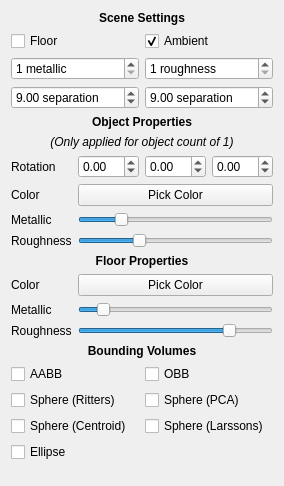
       <widget class="QWidget" name="scrollAreaWidgetContents_2">
        <property name="geometry">
         <rect>
          <x>0</x>
          <y>0</y>
          <width>273</width>
          <height>486</height>
         </rect>
        </property>
        <layout class="QVBoxLayout" name="verticalLayout_2">
         <item>
          <layout class="QGridLayout" name="gridLayout_10">
           <item row="0" column="0" colspan="2">
            <widget class="QLabel" name="label_17">
             <property name="text">
              <string>&lt;html&gt;&lt;head/&gt;&lt;body&gt;&lt;p&gt;&lt;span style=&quot; font-weight:600;&quot;&gt;Scene Settings&lt;/span&gt;&lt;/p&gt;&lt;/body&gt;&lt;/html&gt;</string>
             </property>
             <property name="alignment">
              <set>Qt::AlignCenter</set>
             </property>
            </widget>
           </item>
           <item row="1" column="0">
            <widget class="QCheckBox" name="sceneFloor">
             <property name="text">
              <string>Floor</string>
             </property>
            </widget>
           </item>
           <item row="1" column="1">
            <widget class="QCheckBox" name="sceneAmbient">
             <property name="text">
              <string>Ambient</string>
             </property>
             <property name="checked">
              <bool>true</bool>
             </property>
            </widget>
           </item>
           <item row="2" column="0">
            <widget class="QSpinBox" name="sceneMetals">
             <property name="suffix">
              <string> metallic</string>
             </property>
             <property name="minimum">
              <number>1</number>
             </property>
             <property name="maximum">
              <number>20</number>
             </property>
            </widget>
           </item>
           <item row="2" column="1">
            <widget class="QSpinBox" name="sceneRoughness">
             <property name="suffix">
              <string> roughness</string>
             </property>
             <property name="minimum">
              <number>1</number>
             </property>
             <property name="maximum">
              <number>20</number>
             </property>
            </widget>
           </item>
           <item row="3" column="0">
            <widget class="QDoubleSpinBox" name="sceneMetalSep">
             <property name="suffix">
              <string> separation</string>
             </property>
             <property name="maximum">
              <double>100.000000000000000</double>
             </property>
             <property name="value">
              <double>9.000000000000000</double>
             </property>
            </widget>
           </item>
           <item row="3" column="1">
            <widget class="QDoubleSpinBox" name="sceneRoughSep">
             <property name="suffix">
              <string> separation</string>
             </property>
             <property name="maximum">
              <double>100.000000000000000</double>
             </property>
             <property name="value">
              <double>9.000000000000000</double>
             </property>
            </widget>
           </item>
          </layout>
         </item>
         <item>
          <layout class="QGridLayout" name="gridLayout_2">
           <item row="3" column="0">
            <widget class="QLabel" name="label_3">
             <property name="text">
              <string>Color</string>
             </property>
            </widget>
           </item>
           <item row="1" column="0" colspan="2">
            <widget class="QLabel" name="label_34">
             <property name="text">
              <string>&lt;html&gt;&lt;head/&gt;&lt;body&gt;&lt;p&gt;&lt;span style=&quot; font-style:italic;&quot;&gt;(Only applied for object count of 1)&lt;/span&gt;&lt;/p&gt;&lt;/body&gt;&lt;/html&gt;</string>
             </property>
             <property name="alignment">
              <set>Qt::AlignCenter</set>
             </property>
            </widget>
           </item>
           <item row="0" column="0" colspan="2">
            <widget class="QLabel" name="label_12">
             <property name="text">
              <string>&lt;html&gt;&lt;head/&gt;&lt;body&gt;&lt;p&gt;&lt;span style=&quot; font-weight:600;&quot;&gt;Object Properties&lt;/span&gt;&lt;/p&gt;&lt;/body&gt;&lt;/html&gt;</string>
             </property>
             <property name="alignment">
              <set>Qt::AlignCenter</set>
             </property>
            </widget>
           </item>
           <item row="4" column="1">
            <widget class="QSlider" name="materialMetallic">
             <property name="maximum">
              <number>1000</number>
             </property>
             <property name="value">
              <number>200</number>
             </property>
             <property name="orientation">
              <enum>Qt::Horizontal</enum>
             </property>
            </widget>
           </item>
           <item row="3" column="1">
            <widget class="QPushButton" name="materialColor">
             <property name="text">
              <string>Pick Color</string>
             </property>
            </widget>
           </item>
           <item row="5" column="1">
            <widget class="QSlider" name="materialRoughness">
             <property name="maximum">
              <number>1000</number>
             </property>
             <property name="value">
              <number>300</number>
             </property>
             <property name="orientation">
              <enum>Qt::Horizontal</enum>
             </property>
            </widget>
           </item>
           <item row="5" column="0">
            <widget class="QLabel" name="label_2">
             <property name="text">
              <string>Roughness</string>
             </property>
            </widget>
           </item>
           <item row="4" column="0">
            <widget class="QLabel" name="label">
             <property name="text">
              <string>Metallic</string>
             </property>
            </widget>
           </item>
           <item row="2" column="0">
            <widget class="QLabel" name="label_43">
             <property name="text">
              <string>Rotation</string>
             </property>
            </widget>
           </item>
           <item row="2" column="1">
            <layout class="QHBoxLayout" name="horizontalLayout">
             <item>
              <widget class="QDoubleSpinBox" name="rotX">
               <property name="minimum">
                <double>-50.000000000000000</double>
               </property>
               <property name="maximum">
                <double>50.000000000000000</double>
               </property>
               <property name="singleStep">
                <double>0.100000000000000</double>
               </property>
              </widget>
             </item>
             <item>
              <widget class="QDoubleSpinBox" name="rotY">
               <property name="minimum">
                <double>-50.000000000000000</double>
               </property>
               <property name="maximum">
                <double>50.000000000000000</double>
               </property>
               <property name="singleStep">
                <double>0.100000000000000</double>
               </property>
              </widget>
             </item>
             <item>
              <widget class="QDoubleSpinBox" name="rotZ">
               <property name="minimum">
                <double>-50.000000000000000</double>
               </property>
               <property name="maximum">
                <double>50.000000000000000</double>
               </property>
               <property name="singleStep">
                <double>0.100000000000000</double>
               </property>
              </widget>
             </item>
            </layout>
           </item>
          </layout>
         </item>
         <item>
          <layout class="QGridLayout" name="gridLayout_11">
           <item row="0" column="0" colspan="2">
            <widget class="QLabel" name="label_36">
             <property name="text">
              <string>&lt;html&gt;&lt;head/&gt;&lt;body&gt;&lt;p&gt;&lt;span style=&quot; font-weight:600;&quot;&gt;Floor Properties&lt;/span&gt;&lt;/p&gt;&lt;/body&gt;&lt;/html&gt;</string>
             </property>
             <property name="alignment">
              <set>Qt::AlignCenter</set>
             </property>
            </widget>
           </item>
           <item row="2" column="0">
            <widget class="QLabel" name="label_39">
             <property name="text">
              <string>Metallic</string>
             </property>
            </widget>
           </item>
           <item row="2" column="1">
            <widget class="QSlider" name="floorMetallic">
             <property name="maximum">
              <number>1000</number>
             </property>
             <property name="value">
              <number>100</number>
             </property>
             <property name="orientation">
              <enum>Qt::Horizontal</enum>
             </property>
            </widget>
           </item>
           <item row="3" column="0">
            <widget class="QLabel" name="label_40">
             <property name="text">
              <string>Roughness</string>
             </property>
            </widget>
           </item>
           <item row="1" column="0">
            <widget class="QLabel" name="label_38">
             <property name="text">
              <string>Color</string>
             </property>
            </widget>
           </item>
           <item row="1" column="1">
            <widget class="QPushButton" name="floorColor">
             <property name="text">
              <string>Pick Color</string>
             </property>
            </widget>
           </item>
           <item row="3" column="1">
            <widget class="QSlider" name="floorRoughness">
             <property name="maximum">
              <number>1000</number>
             </property>
             <property name="value">
              <number>800</number>
             </property>
             <property name="orientation">
              <enum>Qt::Horizontal</enum>
             </property>
            </widget>
           </item>
          </layout>
         </item>
         <item>
          <layout class="QGridLayout" name="gridLayout_12">
           <item row="2" column="0">
            <widget class="QCheckBox" name="bvSphereRitters">
             <property name="text">
              <string>Sphere (Ritters)</string>
             </property>
            </widget>
           </item>
           <item row="1" column="0">
            <widget class="QCheckBox" name="bvAabb">
             <property name="text">
              <string>AABB</string>
             </property>
            </widget>
           </item>
           <item row="1" column="1">
            <widget class="QCheckBox" name="bvObb">
             <property name="text">
              <string>OBB</string>
             </property>
            </widget>
           </item>
           <item row="0" column="0" colspan="2">
            <widget class="QLabel" name="label_42">
             <property name="text">
              <string>&lt;html&gt;&lt;head/&gt;&lt;body&gt;&lt;p&gt;&lt;span style=&quot; font-weight:600;&quot;&gt;Bounding Volumes&lt;/span&gt;&lt;/p&gt;&lt;/body&gt;&lt;/html&gt;</string>
             </property>
             <property name="alignment">
              <set>Qt::AlignCenter</set>
             </property>
            </widget>
           </item>
           <item row="2" column="1">
            <widget class="QCheckBox" name="bvSpherePca">
             <property name="text">
              <string>Sphere (PCA)</string>
             </property>
            </widget>
           </item>
           <item row="3" column="0">
            <widget class="QCheckBox" name="bvSphereCentroid">
             <property name="text">
              <string>Sphere (Centroid)</string>
             </property>
            </widget>
           </item>
           <item row="4" column="0">
            <widget class="QCheckBox" name="bvEllipse">
             <property name="text">
              <string>Ellipse</string>
             </property>
            </widget>
           </item>
           <item row="3" column="1">
            <widget class="QCheckBox" name="bvSphereLarssons">
             <property name="text">
              <string>Sphere (Larssons)</string>
             </property>
            </widget>
           </item>
          </layout>
         </item>
         <item>
          <spacer name="verticalSpacer_2">
           <property name="orientation">
            <enum>Qt::Vertical</enum>
           </property>
           <property name="sizeHint" stdset="0">
            <size>
             <width>20</width>
             <height>40</height>
            </size>
           </property>
          </spacer>
         </item>
        </layout>
       </widget>
